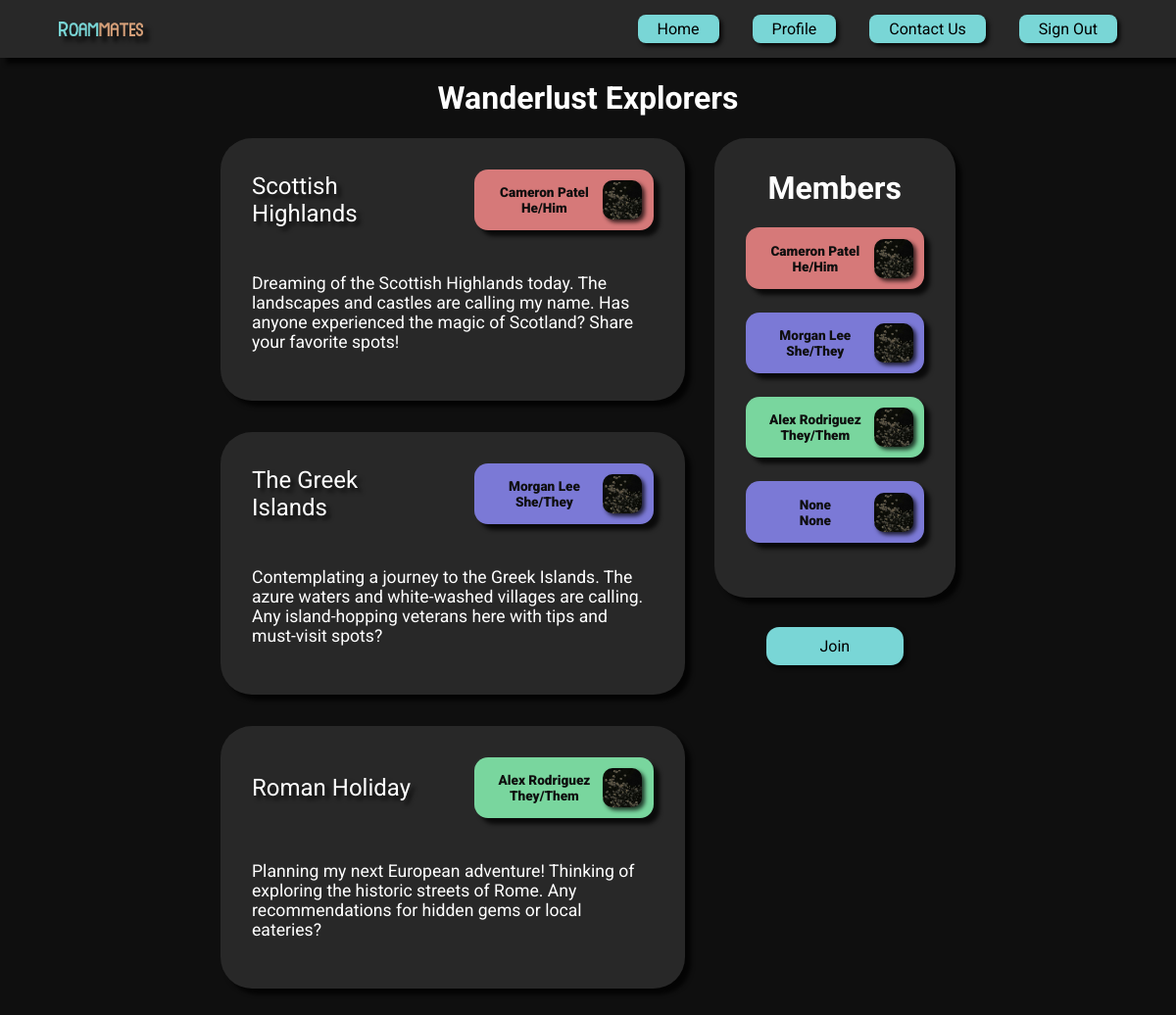
The app's page /server/1/group with its own data.
### tables this page shows
CREATE TABLE Groups (
    id INTEGER PRIMARY KEY AUTOINCREMENT,
    title TEXT NOT NULL,
    location TEXT,
    description TEXT,
    avatar BLOB
);

CREATE TABLE Posts (
    id INTEGER PRIMARY KEY AUTOINCREMENT,
    group_id INTEGER NOT NULL,
    created_at TEXT NOT NULL,
    author INTEGER NOT NULL,
    title TEXT NOT NULL,
    content TEXT,
    FOREIGN KEY(group_id) REFERENCES Groups(id),
    FOREIGN KEY(author) REFERENCES Users(id)
);

CREATE TABLE "Users" (
	"id"	INTEGER,
	"created_at"	TEXT NOT NULL,
	"email"	TEXT NOT NULL,
	"name"	TEXT,
	"pronouns"	TEXT,
	"bio"	TEXT,
	"avatar"	BLOB,
	"color"	TEXT,
	PRIMARY KEY("id" AUTOINCREMENT)
);

### flaskr/server.py (the view)
@bp.route("/<int:group_id>/group", methods=['GET', 'POST'])
def group(group_id):
    db = get_db()
    db.row_factory = sqlite3.Row
    group_info = db.execute(
        """
        SELECT *
        FROM Groups
        WHERE id = ?
        """, (group_id,)
    ).fetchall()
    posts = db.execute(
        """
        SELECT
            Posts.id AS post_id,
            Posts.title,
            Posts.content,
            Posts.created_at,
            Users.name AS author_name,
            Users.color AS author_color,
            Users.pronouns AS author_pronouns
        FROM
            Posts
        JOIN Users ON Posts.author = Users.id
        WHERE
            Posts.group_id = ?
        """, (group_id,)
    ).fetchall()
    members = db.execute(
        """
        SELECT *
        FROM Users
        JOIN GroupMembers ON Users.id = GroupMembers.user_id
        WHERE GroupMembers.group_id = ?
        """, (group_id,)
    ).fetchall()
    if request.method == 'GET' and 'post' in request.args:
        try:
            post = request.args.get('post')
            comments = db.execute(
                """
                SELECT *
                FROM Comments
                WHERE post_id = ?
                """, (post,)
            ).fetchall()
            comments = [list(i) for i in comments]
            posts = [list(i) for i in posts]
            return [comments, posts]
        except ValueError:
            return "Invalid request."
    else:
        return render_template("/server/group.html",
                               group_id=group_id-1, group_info=group_info, posts=posts, members=members)

### flaskr/__init__.py (called while the page is built)
def create_app(test_config=None):
    app = Flask(__name__)
    app.secret_key = env.get("APP_SECRET_KEY")
    app.database = os.path.join(app.instance_path, 'flaskr.sqlite')
    app.config['DATABASE'] = os.path.join(app.instance_path, 'flaskr.sqlite')
    try:
        os.makedirs(app.instance_path)
    except OSError:
        pass
    from . import db
    db.init_app(app)
    from . import server
    app.register_blueprint(server.bp)
    app.add_url_rule('/', endpoint='server.login_page')
    @app.context_processor
    def utility_functions():
        def print_in_console(message):
            print(str(message))
        return dict(mdebug=print_in_console)
    return app

### flaskr/db.py (called while the page is built)
def get_db():
    if 'db' not in g:
        g.db = sqlite3.connect(
            current_app.config['DATABASE'],
            detect_types=sqlite3.PARSE_DECLTYPES
        )
        g.db.row_factory = sqlite3.Row
    return g.db

### flaskr/templates/server/group.html (shortened to what this page needs)
{% extends 'base.html' %}
{% from 'components.html' import navbar, contact_card, post_card, member_list_card, expanded_post_card %}
{% block content %}
{{ navbar() }}
<header>
    <h1 id="title">{{ group_info[0][1] }}</h1>
</header>
<div class="columns-container">
    <div class="posts-list">
        {% for i in range(posts | length) %}
            {{
                post_card(
                    posts[i][0],
                    posts[i][1],
                    posts[i][2],
                    posts[i][3],
                    posts[i][4],
                    posts[i][5],
                    posts[i][6]
                )
            }}
        {% endfor %}
    </div>
    <div class="member-list-container">
        {{ member_list_card(members) }}
        <button class="basic blue" id="join">Join</button>
    </div>
</div>
{% endblock %}

### flaskr/templates/base.html (shortened to what this page needs)
<!doctype html>
<html lang = "en">
<head>
    <link href="{{ url_for('static', filename='/layouts/styles.css') }}" rel="stylesheet" type="text/css" />
</head>
<body>
    {% block content %}{% endblock %}
</body>
</html>

### flaskr/templates/components.html (shortened to what this page needs)
{% macro navbar() -%}
<nav>
    <img id="logo" src="{{ url_for('static', filename='/assets/Roammates Logo.png') }}" alt="">
    <ul>
        <li><a href="/server/groups_list"><button class="banner"><img src="" alt="">Home</button></a></li>
        <li><a href="profile.html"><button class="banner"><img src="" alt="">Profile</button></a></li>
        <li><button id="contact-button" class="banner"><img src="" alt="">Contact Us</button></li>
        <li><a href="/server/logout"><button class="banner"><img src="" alt="">Sign Out</button></a></li>
    </ul>
</nav>
{%- endmacro %}
{% macro member_card(color, name, pronouns) -%}
<div id="member-container">
    <div class="card {{ color }} member" id="">
        <div id="name-pronouns">
            <p>{{ name }}</p>
            <p>{{ pronouns }}</p>
        </div>
        <div id="avatar">
            <img src="{{ url_for('static', filename='/assets/Profile Avatar.jpg') }}" alt="">
        </div>
    </div>
</div>
{%- endmacro %}
{% macro member_list_card(members) -%}
<div>
    <div class="card member-list" id="">
        <h1>Members</h1>
        {% for i in range(members | length) %}
            {{ member_card(members[i][7], members[i][3], members[i][4]) }}
        {% endfor %}
    </div>
</div>
{%- endmacro %}
{% macro post_card(id, title, content, posted_at, author, color, pronouns) -%}
<div>
    <div class="card post" id="{{ id }}">
        <ul>
            <li class="primary">{{ title }}</li>
            {{ member_card(color, author, pronouns) }}
        </ul>
        <p>{{ content }}</p>
    </div>
</div>
{%- endmacro %}

### flaskr/static/layouts/styles.css (style rules this page uses)
:root { --black: #0F0F0F; --dark-grey: #282828; --light-grey: #545454; --blue: #79D6D6; --orange: #D6A079; --green: #79D69E; --purple: #7B79D6; --pink: #BE79D6; --red: #D67979; }
body { background-color: var(--black); margin-top: 60px; font-family: 'Roboto', sans-serif; color: white; overflow: auto; }
button { font-family: 'Roboto', sans-serif; font-size: 1em; border: 0; cursor: pointer; filter: brightness(1) drop-shadow(3px 3px 2px rgba(0, 0, 0, 0.75)); transition: all 0.2s; }
.banner { background-color: var(--blue); padding: 5px 20px; border-radius: 8px; color: black; }
.basic { font-size: medium; padding: 10px 0; width: 140px; border-radius: 13px; transition: all 0.2s; }
.basic.blue { background-color: var(--blue); }
nav { background-color: var(--dark-grey); padding: 15px 60px; filter: drop-shadow(6px 6px 2px rgba(0, 0, 0, 0.75)); position: fixed; left: 0; right: 0; top: 0; z-index: 1; display: flex; align-items: center; justify-content: space-between; }
nav #logo { float: left; max-width: 8%; align-content: center; filter: drop-shadow(6px 6px 2px rgba(0, 0, 0, 0.75)); }
nav ul { list-style: none; padding: 0; margin: 0; text-align: right; }
nav li { display: inline-block; margin-left: 30px; }
nav a { text-decoration: none; color: white; display: inline-block; }
.card { background-color: var(--dark-grey); color: white; padding: 2em; border-radius: 2em; filter: brightness(1) drop-shadow(6px 6px 2px rgba(0, 0, 0, 0.75)); overflow: auto; }
.green { background-color: var(--green); }
.purple { background-color: var(--purple); }
.red { background-color: var(--red); }
.post { margin-bottom: 2em; filter: brightness(1) drop-shadow(6px 6px 2px rgba(0, 0, 0, 0.75)); transition: all 0.2s; }
.post ul { list-style-type: none; display: flex; align-items: center; justify-content: space-between; margin: 0; padding: 0; }
.post li { margin-right: 1.5em; font-size: 1.5em; filter: brightness(100%) drop-shadow(4px 4px 2px rgba(0, 0, 0, 0.75)); }
.post p { margin-top: 0.4em; margin-bottom: 0; padding: 0; font-size: 1.1em; margin-top: 2.5em; margin-bottom: 1em; }
.member-list .member { margin-bottom: 1.5em; }
.member-list h1 { text-align: center; margin-top: 0; }
.member { width: 10em; display: flex; padding: 0.7em; height: 2.5em; border-radius: 14px; }
.member p { margin: 0; font-size: 0.85em; font-weight: 1000; color: var(--black); }
#name-pronouns { display: flex; flex-direction: column; align-items: center; justify-content: center; width: 100%; }
.member img { max-height: 40px; max-width: 40px; border-radius: 25%; filter: drop-shadow(3px 3px 2px rgba(0, 0, 0, 0.75)); }
.member #avatar { display: flex; align-items: center; }

### flaskr/templates/server/group.html (style rules this page uses)
body { display: flex; flex-direction: column; align-items: center; }
.columns-container { display: flex; justify-content: center; align-items: flex-start; width: 100%; }
.posts-list { display: block; width: 40%; margin-right: 30px; }
.member-list-container { display: flex; flex-direction: column; align-items: center; justify-content: center; }
.member-list-container button { margin-top: 30px; }

### records on screen
Groups: title "Wanderlust Explorers"
Posts: title "Scottish Highlands", content "Dreaming of the Scottish Highlands today. The landscapes and castles are calling my name. Has anyone experienced the magic of Scotland? Share your favorite spots!"
Users: name "Cameron Patel" "Cameron Patel", pronouns "He/Him" "He/Him"
Posts: title "The Greek Islands", content "Contemplating a journey to the Greek Islands. The azure waters and white-washed villages are calling. Any island-hopping veterans here with tips and must-visit spots?"
Users: name "Morgan Lee" "Morgan Lee", pronouns "She/They" "She/They"
Posts: title "Roman Holiday", content "Planning my next European adventure! Thinking of exploring the historic streets of Rome. Any recommendations for hidden gems or local eateries?"
Users: name "Alex Rodriguez" "Alex Rodriguez", pronouns "They/Them" "They/Them"

### other values on screen
{{ name }} "None"
{{ pronouns }} "None"
